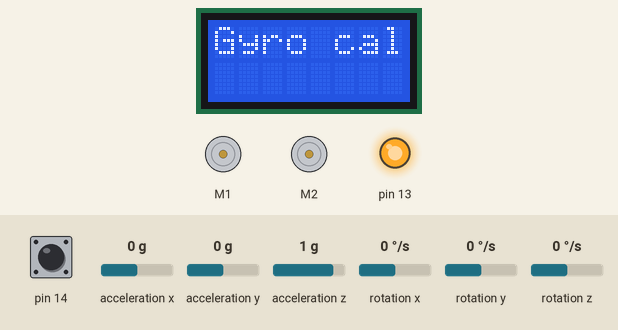
The sketch below on a simulated Arduino Leonardo, built with avr-gcc and run on an emulated ATmega32U4. Shown: 8×2 character LCD, 2 × DC motor (green arrow = forward, orange = backward, longer = faster), output pins drawn as LEDs (lit = HIGH). The test bench sets the inputs (shaded band); at power-on: pin 14 HIGH, rotation z 0 °/s, acceleration x 0 g, acceleration y 0 g, acceleration z 1 g, rotation x 0 °/s, rotation y 0 °/s. Random numbers use the default seed unless the sketch sets one.

Above: at 1.3 s.
1.4 s: pin 14 pulled LOW for 1 s
At 2.8 s:
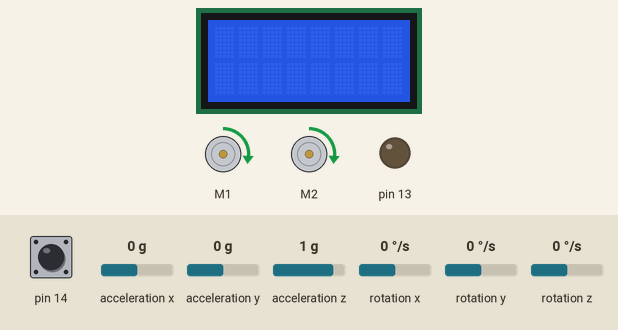
5.4 s: pin 14 pulled LOW for 0.15 s
At 6.3 s:
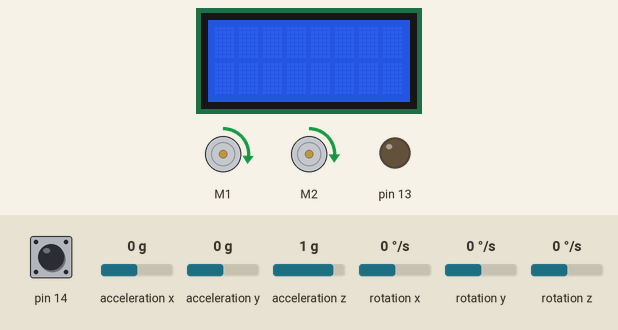
8.5 s: rotation z set to -2 °/s
At 11.43 s:
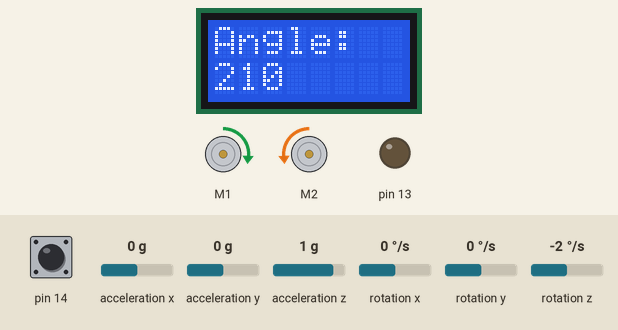
11.5 s: rotation z set to -192 °/s
At 12.4 s:
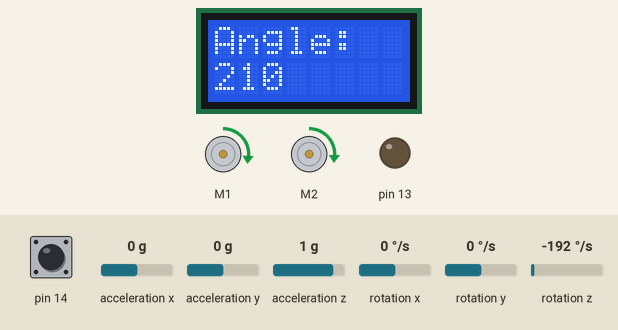
Timing chart, 0 to 15.5 s (numbered marks = the images above; inputs shaded):
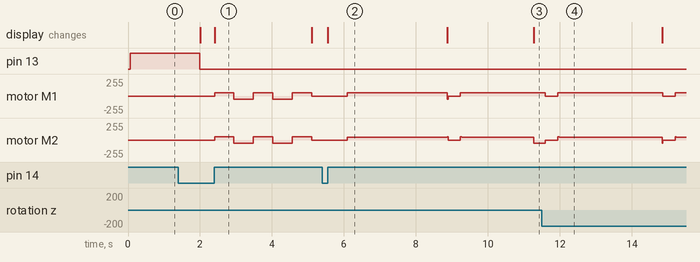

Measured:
- the behaviour switches between 0 and -1 °/s on rotation z (found by bisection; images 2 and 3)
- after the input at 1.4 s, motor M1, motor M2: stopped → forward 47/255 after 1.0 s, then repeats every 1.1 s: backward 47/255 0.54 s, forward 47/255 0.54 s
- after the input at 5.4 s, motor M1: stopped → forward 47/255 after 0.69 s
- after the input at 11.5 s, motor M1: alternates forward 47/255 for 2.9 s and stopped for 0.34 s, starting after 0.10 s
- what the display in image 1 shows lasts 2.7 s, from 2.4 s to 5.1 s

The sketch:

ROB1_Robotprogrammering_minprojekt.ino
```cpp
/*
 * read girscope data
 * Carlos Gomez Cubero
 *
 * The gyroscope is calibrated at the beginning "turnSensorSetup();"
 * The calibration initialize the X, Y and Z axis of the girscopoe so place it
 * in a flat surface.
 *
 * When the yellow LED is off (few instants after start) you can press the A button to
 * reset the rotation on the Z axis to zero and start measuring from there. The rotation
 * is sent thru the serial port.
 *
 *
 * Most of the code is extracted from pololu zumo32U4 example RotationResist
 * https://github.com/pololu/zumo-32u4-arduino-library/blob/master/examples/RotationResist/RotationResist.ino
 */

#include <Wire.h>
#include <Zumo32U4.h>

Zumo32U4LCD oled;
Zumo32U4IMU imu;
Zumo32U4ButtonA buttonA;
Zumo32U4LineSensors lineSensors;
Zumo32U4Encoders encoders;
Zumo32U4Motors motors;

float revFactor = 1.03;
float factor = 1.015;

int lineSensorCalTries = 5;
int driveTime = 500;

#define NUMSENSORS 3

uint16_t lineSensorValues[NUMSENSORS];

/* turnAngle is a 32-bit unsigned integer representing the amount
the robot has turned since the last time turnSensorReset was
called.  This is computed solely using the Z axis of the gyro, so
it could be inaccurate if the robot is rotated about the X or Y
axes.

Our convention is that a value of 0x20000000 represents a 45
degree counter-clockwise rotation.  This means that a uint32_t
can represent any angle between 0 degrees and 360 degrees.  If
you cast it to a signed 32-bit integer by writing
(int32_t)turnAngle, that integer can represent any angle between
-180 degrees and 180 degrees. */
uint32_t turnAngle = 0;

// turnRate is the current angular rate of the gyro, in units of
// 0.07 degrees per second.
int16_t turnRate;

// This is the average reading obtained from the gyro's Z axis
// during calibration.
int16_t gyroOffset;

// This variable helps us keep track of how much time has passed
// between readings of the gyro.
uint16_t gyroLastUpdate = 0;

int speed = 75;
int threshold = 200;

int lastDistance = 0;

char dir;

void setup() {
  Serial.begin(9600);
  turnSensorSetup();
  lineSensors.initThreeSensors();
  calibrateLineSensors();
  delay(500);
  turnSensorReset();
  oled.clear();
  findMaze();
}

void printToOLED(String a = "", String b = "") {
  oled.clear();
  oled.gotoXY(0, 0);
  oled.print(a);
  oled.gotoXY(0, 1);
  oled.print(b);
}

void printReadingsToSerial() {
  printToOLED((String)lineSensorValues[0] + ", " + (String)lineSensorValues[1], (String)lineSensorValues[2]);
}

void calibrateLineSensors() {
  for (int i = 0; i < lineSensorCalTries; i++) {
    int lastTime = millis();
    motors.setSpeeds(speed, speed);
    while (millis() - lastTime < driveTime) {
      lineSensors.calibrate();
      delay(20);
    }
    speed = speed * -1;
  }
  stop();
  speed = abs(speed);

  String message[] = { "Cal", "Done", "Place at", "Maze and", "Press A" };
  awaitUser(message, 5);
}

bool lineDetected() {
  readLineSensors();
  return (lineSensorValues[0] > threshold || lineSensorValues[1] > threshold || lineSensorValues[2] > threshold);
}

void findMaze() {
  motors.setSpeeds(speed, speed);
  unsigned long startTime = millis();
  int time = random(2000, 4000);
  printToOLED("finding Maze");
  while ((millis() - startTime) < time) {
    updateMotorSpeeds();
    if (lineDetected()) {
      if (lineSensorValues[0] > threshold) {
        dir = 'l';
      } else {
        dir = 'r';
      }
      stop();
      return;
    }
  }
  turnByAngle(random(90, 361));
  delay(300);
  findMaze();
}

void turnByAngle(int angle) {
  printToOLED("Angle:", (String)angle);
  turnSensorReset();
  if (angle > 180) {
    motors.setSpeeds(speed, -speed);
    delay(20);
    while (getTurnAngleInDegrees() > angle) {
    }
  } else {
    motors.setSpeeds(-speed, speed);
    delay(20);
    while (getTurnAngleInDegrees() < angle) {
    }
  }
  stop();
  resetEncoders();
}

void stop() {
  motors.setSpeeds(0, 0);
}

void resetEncoders() {
  encoders.getCountsAndResetLeft();
  encoders.getCountsAndResetRight();
}

void awaitUser(String messages[], int len) {
  if (len > 2) {
    for (int i = 0; i < len; i++) {
      if (!(i + 1 < len)) {
        printToOLED(messages[i]);
      } else {
        printToOLED(messages[i], messages[i + 1]);
        i++;
      }
      unsigned long startTime = millis();
      while (millis() - startTime < 2000) {
        if (buttonA.getSingleDebouncedRelease()) {
          oled.clear();
          return;
        }
      }
      if (i + 1 == len) {
        i = -1;
      }
    }
  } else {
    printToOLED(messages[0], len == 2 ? messages[1] : "");
    while (!buttonA.getSingleDebouncedRelease()) {
    }
    oled.clear();
  }
}

void updateMotorSpeeds() {

  int countLeft = encoders.getCountsLeft();
  int countRight = encoders.getCountsRight();

  if (countLeft > 30000 || countRight > 30000) {
    encoders.getCountsAndResetLeft();
    encoders.getCountsAndResetRight();
  }

  int currentSpeedRight = speed + (countLeft - countRight * factor);
  motors.setSpeeds(speed, currentSpeedRight);
}

void readLineSensors() {
  lineSensors.readCalibrated(lineSensorValues, QTR_EMITTERS_ON);
  printReadingsToSerial();
}

int32_t getTurnAngleInDegrees() {
  turnSensorUpdate();
  return (((turnAngle >> 16) * 360) >> 16);
}

void loop() {
  if (lineDetected()) {
    if (lineSensorValues[0] > threshold) {
      if (dir == 'l') {
        turnByAngle(355);
      } else {
        turnByAngle(90);
      }
      motors.setSpeeds(-speed * 0.2, speed);
    } else {
      if (dir == 'r') {
        turnByAngle(5);
      } else {
        turnByAngle(270);
      }
      motors.setSpeeds(speed, -speed * 0.2);
    }
  }
}
/* This should be called in setup() to enable and calibrate the
gyro.  It uses the oled, yellow LED, and button A.  While the oled
is displaying "Gyro cal", you should be careful to hold the robot
still.

The digital zero-rate level of the gyro can be as high as
25 degrees per second, and this calibration helps us correct for
that. */
void turnSensorSetup() {
  Wire.begin();
  imu.init();
  imu.enableDefault();
  imu.configureForTurnSensing();

  oled.clear();
  oled.print(F("Gyro cal"));

  // Turn on the yellow LED in case the oled is not available.
  ledYellow(1);

  // Delay to give the user time to remove their finger.
  delay(500);

  // Calibrate the gyro.
  int32_t total = 0;
  for (uint16_t i = 0; i < 1024; i++) {
    // Wait for new data to be available, then read it.
    while (!imu.gyroDataReady()) {}
    imu.readGyro();

    // Add the Z axis reading to the total.
    total += imu.g.z;
  }
  ledYellow(0);
  gyroOffset = total / 1024;

  // Display the angle (in degrees from -180 to 180) until the
  // user presses A.
  oled.clear();
  turnSensorReset();
  while (!buttonA.getSingleDebouncedRelease()) {
    turnSensorUpdate();
    oled.gotoXY(0, 0);
    // do some math and pointer magic to turn angle in seconds to angle in degrees
    oled.print((((turnAngle >> 16) * 360) >> 16));
    oled.print(F("   "));
  }
  oled.clear();
}

// This should be called to set the starting point for measuring
// a turn.  After calling this, turnAngle will be 0.
void turnSensorReset() {
  gyroLastUpdate = micros();
  turnAngle = 0;
}

// Read the gyro and update the angle.  This should be called as
// frequently as possible while using the gyro to do turns.
void turnSensorUpdate() {
  // Read the measurements from the gyro.
  imu.readGyro();
  turnRate = imu.g.z - gyroOffset;

  // Figure out how much time has passed since the last update (dt)
  uint16_t m = micros();
  uint16_t dt = m - gyroLastUpdate;
  gyroLastUpdate = m;

  // Multiply dt by turnRate in order to get an estimation of how
  // much the robot has turned since the last update.
  // (angular change = angular velocity * time)
  int32_t d = (int32_t)turnRate * dt;

  // The units of d are gyro digits times microseconds.  We need
  // to convert those to the units of turnAngle, where 2^29 units
  // represents 45 degrees.  The conversion from gyro digits to
  // degrees per second (dps) is determined by the sensitivity of
  // the gyro: 0.07 degrees per second per digit.
  //
  // (0.07 dps/digit) * (1/1000000 s/us) * (2^29/45 unit/degree)
  // = 14680064/17578125 unit/(digit*us)
  turnAngle += (int64_t)d * 14680064 / 17578125;
}
```
